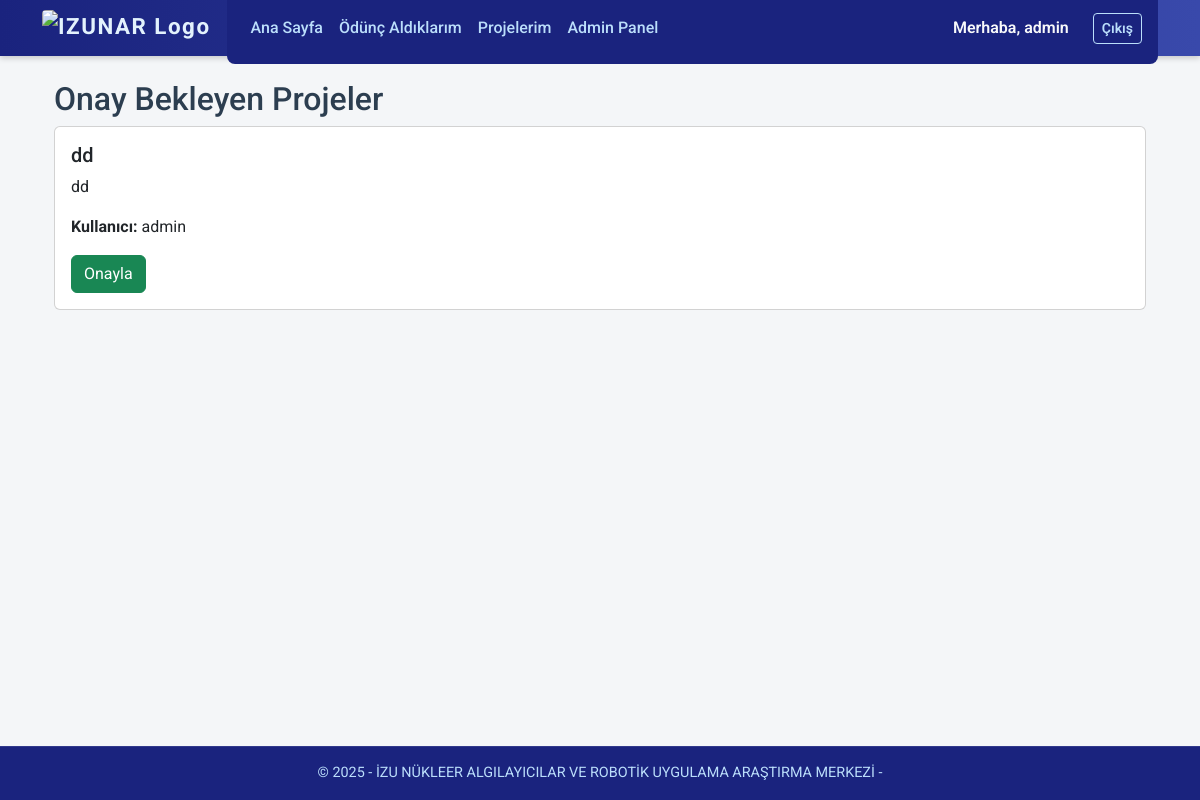
The page /admin/projeler (signed in) on the database its author committed.
### models.py (models this page shows)
class User(db.Model, UserMixin):
    id = db.Column(db.Integer, primary_key=True)
    username = db.Column(db.String(80), unique=True, nullable=False)
    password = db.Column(db.String(120), nullable=False)
    role = db.Column(db.String(20), default="user")  # 'admin' veya 'user'
    can_add_product = db.Column(db.Boolean, default=False)
    @property
    def is_admin(self):
        return self.role == 'admin'

class Project(db.Model):
    id = db.Column(db.Integer, primary_key=True)
    name = db.Column(db.String(100), nullable=False)
    description = db.Column(db.Text, nullable=True)
    location = db.Column(db.String(100), nullable=True)
    status = db.Column(db.String(20), default="Bekliyor")  # "Bekliyor", "Onaylandı", "Tamamlandı"
    approved = db.Column(db.Boolean, default=False)
    user_id = db.Column(db.Integer, db.ForeignKey('user.id'), nullable=False)
    timestamp = db.Column(db.DateTime, default=lambda: datetime.now(turkey_tz))
    user = db.relationship('User', backref='projects')
    items = db.relationship('ProjectItem', backref='project', cascade="all, delete-orphan")

### app.py (the view)
@app.route('/admin/projeler')
@login_required
def admin_projects():
    if not current_user.is_admin:
        abort(403)
    projects = Project.query.filter_by(approved=False).all()
    return render_template('admin/admin_projects.html', projects=projects)

### app.py (called while the page is built)
@app.context_processor
def inject_csrf_token():
    return dict(csrf_token=generate_csrf())

@app.context_processor
def inject_timezone():
    return dict(tz=ZoneInfo("Europe/Istanbul"))

@login_manager.user_loader
def load_user(user_id):
    return User.query.get(int(user_id))

### templates/admin/admin_projects.html (shortened to what this page needs)
{% extends 'base.html' %}
{% block content %}
<div class="container mt-4">
  <h2>Onay Bekleyen Projeler</h2>
  {% for project in projects %}
    <div class="card mb-3">
      <div class="card-body">
        <h5>{{ project.name }}</h5>
        <p>{{ project.description }}</p>
        <p><strong>Kullanıcı:</strong> {{ project.user.username }}</p>
        <form method="POST" action="{{ url_for('approve_project', project_id=project.id) }}">
          <button class="btn btn-success">Onayla</button>
        </form>
      </div>
    </div>
  {% endfor %}
</div>
{% endblock %}

### templates/base.html (shortened to what this page needs)
<!DOCTYPE html>
<html lang="tr">
<head>
  <link href="https://cdn.jsdelivr.net/npm/bootstrap@5.3.0/dist/css/bootstrap.min.css" rel="stylesheet" />
  <link href="https://cdn.jsdelivr.net/npm/bootstrap-icons@1.10.5/font/bootstrap-icons.css" rel="stylesheet" />
</head>
<body>
<nav class="navbar navbar-expand-lg">
  <div class="container">
    <a class="navbar-brand" href="https://nar.izu.edu.tr/" target="_blank" rel="noopener noreferrer">
      <img src="https://nar.izu.edu.tr/assets/nar_logo_lowres.png" alt="IZUNAR Logo" />
    </a>
    <div class="collapse navbar-collapse" id="navbarContent">
      <ul class="navbar-nav me-auto mb-2 mb-lg-0">
        <li class="nav-item">
          <a class="nav-link" href="{{ url_for('index') }}">Ana Sayfa</a>
        </li>
        {% if current_user.is_authenticated %}
        <li class="nav-item">
          <a class="nav-link" href="{{ url_for('my_borrowed') }}">Ödünç Aldıklarım</a>
        </li>
        <li class="nav-item">
          <a class="nav-link" href="{{ url_for('my_projects') }}">Projelerim</a>
        </li>
        {% if current_user.is_admin %}
        <li class="nav-item">
          <a class="nav-link" href="{{ url_for('admin_dashboard') }}">Admin Panel</a>
        </li>
        {% endif %}
        {% endif %}
      </ul>
      <div class="d-flex align-items-center gap-2">
        {% if current_user.is_authenticated %}
        <span class="text-light fw-semibold me-3">Merhaba, {{ current_user.username }}</span>
        <a class="btn btn-outline-light btn-sm" href="{{ url_for('logout') }}">Çıkış</a>
        {% else %}
        <a class="btn btn-outline-light btn-sm" href="{{ url_for('login') }}">Giriş</a>
        <a class="btn btn-outline-light btn-sm" href="{{ url_for('register') }}">Kayıt Ol</a>
        {% endif %}
      </div>
    </div>
  </div>
</nav>
<div class="container mt-4">
  {% block content %}{% endblock %}
</div>
<footer>
  &copy; {{ current_year or "2025" }} - İZU NÜKLEER ALGILAYICILAR VE ROBOTİK UYGULAMA ARAŞTIRMA MERKEZİ -
</footer>
</body>
</html>

### templates/base.html (style rules this page uses)
body { font-family: 'Roboto', sans-serif; background-color: #f4f6f8; color: #2c3e50; padding-top: 56px; margin-bottom: 3.5rem; }
.navbar { position: fixed; top: 0; left: 0; right: 0; height: 56px; background: linear-gradient(90deg, #1a237e 0%, #3949ab 100%); box-shadow: 0 2px 6px rgba(0, 0, 0, 0.2); transition: top 0.3s ease; z-index: 1030; }
.navbar-brand { display: flex; align-items: center; gap: 0.5rem; font-weight: 700; font-size: 1.4rem; letter-spacing: 1.5px; color: #e3f2fd !important; }
.navbar-brand img { height: 36px; width: auto; border-radius: 4px; }
.navbar-nav .nav-link { color: #bbdefb !important; font-weight: 500; transition: color 0.3s ease; }
.btn-outline-light { border-color: #bbdefb; color: #bbdefb; font-weight: 600; transition: all 0.3s ease; }
footer { position: fixed; bottom: 0; left: 0; right: 0; background-color: #1a237e; color: #bbdefb; padding: 1rem 0; text-align: center; font-size: 0.9rem; box-shadow: inset 0 1px 0 rgba(255, 255, 255, 0.1); white-space: nowrap; overflow: hidden; text-overflow: ellipsis; z-index: 1020; }
.navbar-collapse { background-color: #1a237e !important; border-radius: 0.5rem; padding: 1rem; animation: slideIn 0.4s ease forwards; }

### rows shown on the page
User: username "admin"
Project: name "dd", description "dd", user.username "admin"

### other values the page prints
{{ current_year or "2025" }} "2025"
